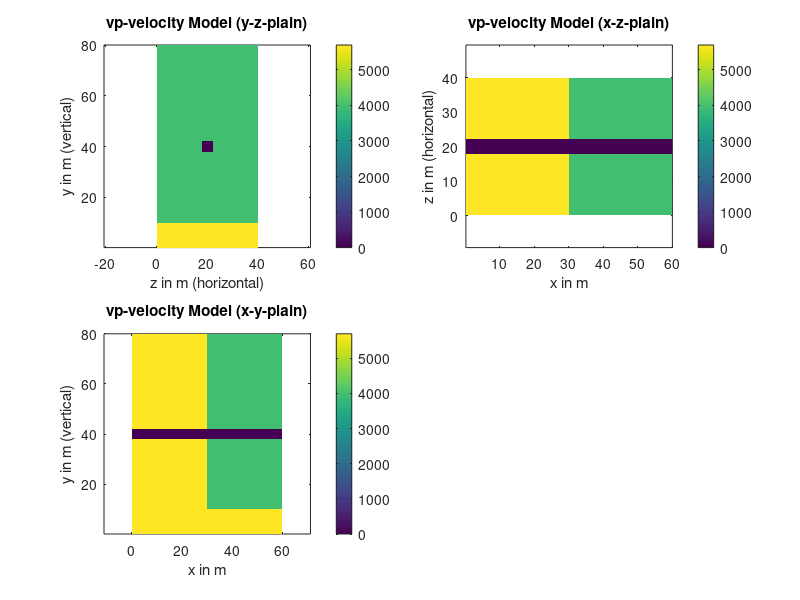
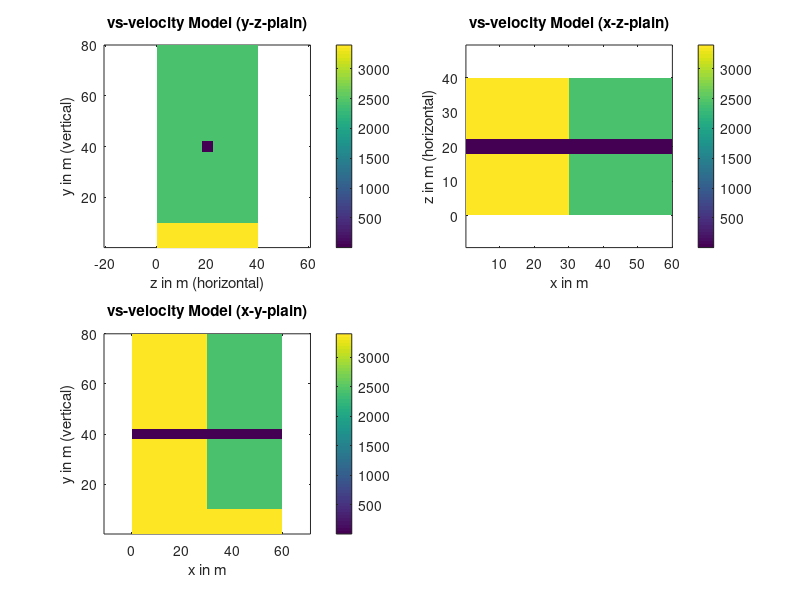
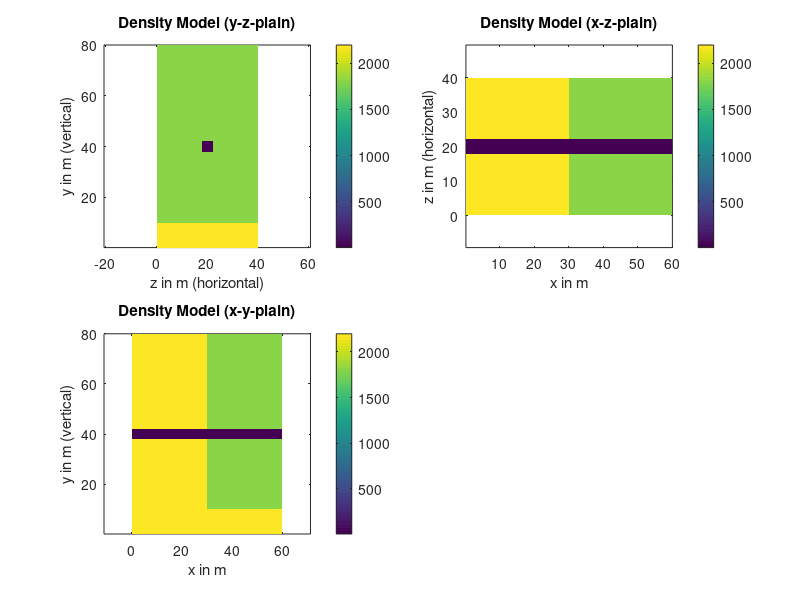

These charts were generated, in order, by the following MATLAB code:
%creates a binary formation model for 3D seismic modeling
close all;
clear all;
clc;

%general parameters
writefiles=1;%1=yes else=no
modname='tunneltest';
plotmodels=1;%1=yes else=no
grid_spacing=0.2;

%dimensions of base model
xmax_base=300;%gridpoints
ymax_base=400; %(vertical)
zmax_base=200;

%tunnel centered in y and z coordinate, parallel to x-axis 
diameter_tunnel=20; %"edge lenght" in grid points -> tunnel is not a tube but a rectangel
%change in material properties, i.e. fault zone
x_start_fault=150; % begin of new material, at fault zone in grid points
y_start_fault=50; % 
z_start_fault=1; % 

%velocity, density base model
vp_base=5700; %m/s
vs_base=3400;
rho_base=2200; %kg/m3

%velocity, density fault zone
vp_fault=4000.0; %m/s
vs_fault=2400.0;
rho_fault=1800.0; %g/cm3

%velocities, density tunnel (assuming vacuum)
vp_tunnel=0.0; %m/s
vs_tunnel=0.00001;
rho_tunnel=1.25; %kg/m3



%----------------VP model
%creating model
mod=(zeros(xmax_base,ymax_base,zmax_base));
%filling in base parmaters
mod(:,:)=vp_base;
%filling in fault parameters (i.e. change in material properties)
mod(x_start_fault:end,y_start_fault:end,z_start_fault:end)=vp_fault;
%filling in tunnel parameters
mod(1:xmax_base,...
    round(ymax_base/2)-round(diameter_tunnel/2):round(ymax_base/2)+round(diameter_tunnel/2),...
    round(zmax_base/2)-round(diameter_tunnel/2):round(zmax_base/2)+round(diameter_tunnel/2))=vp_tunnel;

%plot models
if plotmodels==1
   h1=figure(1);
   subplot(2,2,1);
   pcolor(grid_spacing:grid_spacing:zmax_base*grid_spacing,grid_spacing:grid_spacing:ymax_base*grid_spacing,squeeze(mod(xmax_base/2,:,:)));
   shading flat;
   colorbar
   title('vp-velocity Model (y-z-plain)');
   xlabel('z in m (horizontal)');
   ylabel('y in m (vertical)');
   axis equal tight;
   
   subplot(2,2,2);
   pcolor(grid_spacing:grid_spacing:xmax_base*grid_spacing,grid_spacing:grid_spacing:zmax_base*grid_spacing,squeeze(mod(:,ymax_base/2,:))');
   shading flat;
   colorbar
   title('vp-velocity Model (x-z-plain)');
   xlabel('x in m');
   ylabel('z in m (horizontal)');
   axis equal tight;
   
   subplot(2,2,3);
   pcolor(grid_spacing:grid_spacing:xmax_base*grid_spacing,grid_spacing:grid_spacing:ymax_base*grid_spacing,squeeze(mod(:,:,zmax_base/2))');
   shading flat;
   colorbar
   title('vp-velocity Model (x-y-plain)');
   xlabel('x in m');
   ylabel('y in m (vertical)');
   axis equal tight;
end

%write models to disk
if writefiles==1
    mod=permute(mod,[2 1 3]);
    fid_mod=fopen(strcat(modname,'.vp'),'w');
    fwrite(fid_mod,mod,'float');
    fclose(fid_mod);
end

clear mod;

%----------------VS model
%creating model
mod=(zeros(xmax_base,ymax_base,zmax_base));
%filling in base parmaters
mod(:,:)=vs_base;
%filling in fault parameters (i.e. change in material properties)
mod(x_start_fault:end,y_start_fault:end,z_start_fault:end)=vs_fault;
%filling in tunnel parameters
mod(1:xmax_base,...
    round(ymax_base/2)-round(diameter_tunnel/2):round(ymax_base/2)+round(diameter_tunnel/2),...
    round(zmax_base/2)-round(diameter_tunnel/2):round(zmax_base/2)+round(diameter_tunnel/2))=vs_tunnel;

%plot models
if plotmodels==1
   h2=figure(2);
   subplot(2,2,1);
   pcolor(grid_spacing:grid_spacing:zmax_base*grid_spacing,grid_spacing:grid_spacing:ymax_base*grid_spacing,squeeze(mod(xmax_base/2,:,:)));
   shading flat;
   colorbar
   title('vs-velocity Model (y-z-plain)');
   xlabel('z in m (horizontal)');
   ylabel('y in m (vertical)');
   axis equal tight;
   
   subplot(2,2,2);
   pcolor(grid_spacing:grid_spacing:xmax_base*grid_spacing,grid_spacing:grid_spacing:zmax_base*grid_spacing,squeeze(mod(:,ymax_base/2,:))');
   shading flat;
   colorbar
   title('vs-velocity Model (x-z-plain)');
   xlabel('x in m');
   ylabel('z in m (horizontal)');
   axis equal tight;
   
   subplot(2,2,3);
   pcolor(grid_spacing:grid_spacing:xmax_base*grid_spacing,grid_spacing:grid_spacing:ymax_base*grid_spacing,squeeze(mod(:,:,zmax_base/2))');
   shading flat;
   colorbar
   title('vs-velocity Model (x-y-plain)');
   xlabel('x in m');
   ylabel('y in m (vertical)');
   axis equal tight;
end

%write models to disk
if writefiles==1
    mod=permute(mod,[2 1 3]);
    fid_mod=fopen(strcat(modname,'.vs'),'w');
    fwrite(fid_mod,mod,'float');
    fclose(fid_mod);
end

clear mod;

%----------------Rho model
%creating model
mod=(zeros(xmax_base,ymax_base,zmax_base));
%filling in base parmaters
mod(:,:)=rho_base;
%filling in fault parameters (i.e. change in material properties)
mod(x_start_fault:end,y_start_fault:end,z_start_fault:end)=rho_fault;
%filling in tunnel parameters
mod(1:xmax_base,...
    round(ymax_base/2)-round(diameter_tunnel/2):round(ymax_base/2)+round(diameter_tunnel/2),...
    round(zmax_base/2)-round(diameter_tunnel/2):round(zmax_base/2)+round(diameter_tunnel/2))=rho_tunnel;

%plot models
if plotmodels==1
   h3=figure(3);
   subplot(2,2,1);
   pcolor(grid_spacing:grid_spacing:zmax_base*grid_spacing,grid_spacing:grid_spacing:ymax_base*grid_spacing,squeeze(mod(xmax_base/2,:,:)));
   shading flat;
   colorbar
   title('Density Model (y-z-plain)');
   xlabel('z in m (horizontal)');
   ylabel('y in m (vertical)');
   axis equal tight;
   
   subplot(2,2,2);
   pcolor(grid_spacing:grid_spacing:xmax_base*grid_spacing,grid_spacing:grid_spacing:zmax_base*grid_spacing,squeeze(mod(:,ymax_base/2,:))');
   shading flat;
   colorbar
   title('Density Model (x-z-plain)');
   xlabel('x in m');
   ylabel('z in m (horizontal)');
   axis equal tight;
   
   subplot(2,2,3);
   pcolor(grid_spacing:grid_spacing:xmax_base*grid_spacing,grid_spacing:grid_spacing:ymax_base*grid_spacing,squeeze(mod(:,:,zmax_base/2))');
   shading flat;
   colorbar
   title('Density Model (x-y-plain)');
   xlabel('x in m');
   ylabel('y in m (vertical)');
   axis equal tight;
end

%write models to disk
if writefiles==1
    mod=permute(mod,[2 1 3]);
    fid_mod=fopen(strcat(modname,'.rho'),'w');
    fwrite(fid_mod,mod,'float');
    fclose(fid_mod);
end

clear mod;

